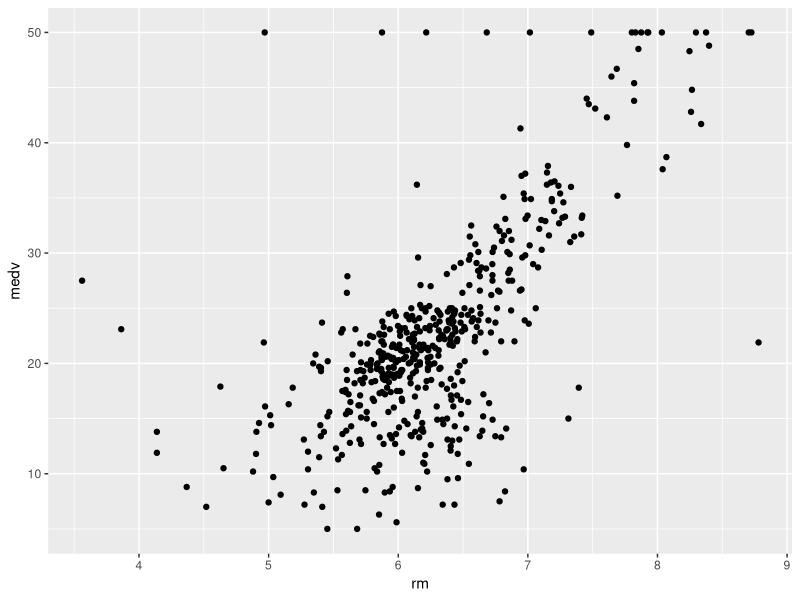
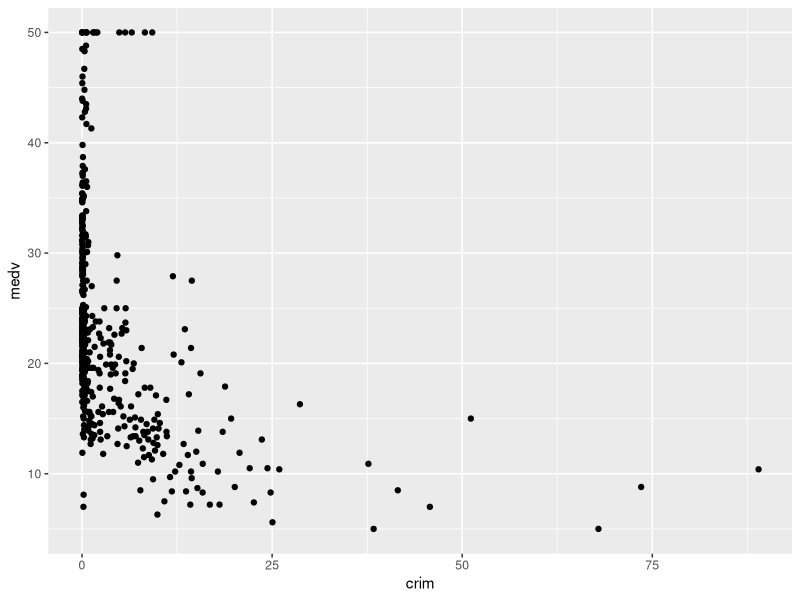
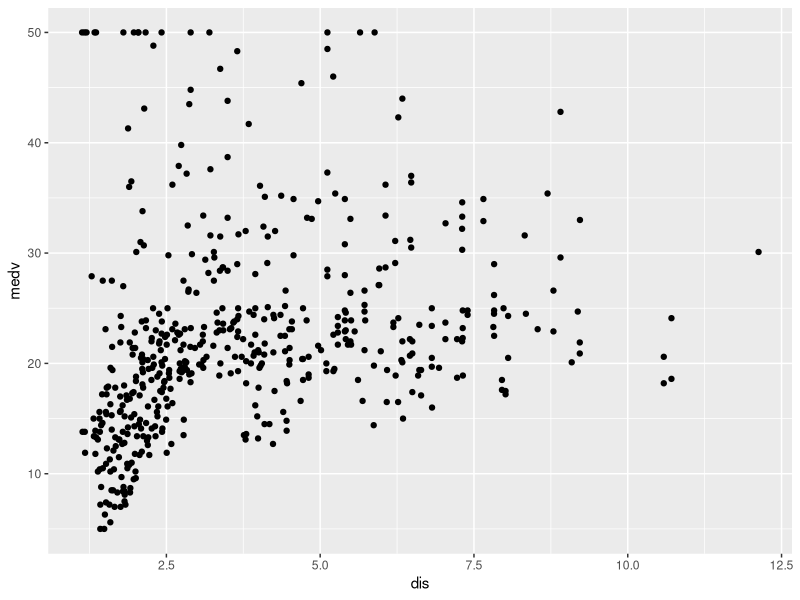

These charts were generated, in order, by the following R code:
library(MASS)
library(tidyverse)
?Boston

nrow(Boston)
ncol(Boston)
Boston

ggplot(Boston, aes(x = rm, y = medv)) +
  geom_point()

ggplot(Boston, aes(x = crim, y = medv)) +
  geom_point()

ggplot(Boston, aes(x = dis, y = medv)) +
  geom_point()



